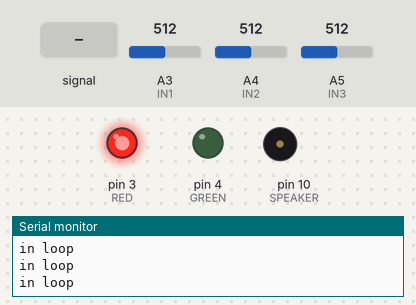
A sketch run on a simulated Arduino Uno, built with avr-gcc and run on an emulated ATmega328P. Parts: output pins drawn as LEDs (lit = HIGH), buzzer (waves = sounding), the last lines printed to the serial monitor. The inputs (shaded band) are chosen by the test bench; at power-on: A4 (IN2) = 512, A3 (IN1) = 512, A5 (IN3) = 512. Random numbers use the default seed unless the sketch sets one; pins used as bus, display or sensor lines are not drawn.

Above: at 1.2 s.
1.3 s: A3 (IN1) fed a 200 Hz sine of ±460 counts around its level
At 3.9 s:
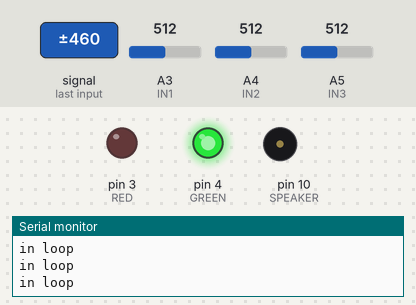
4.2 s: A4 (IN2) set to 106
5.7 s: A4 (IN2) set to 96
At 7.0 s:
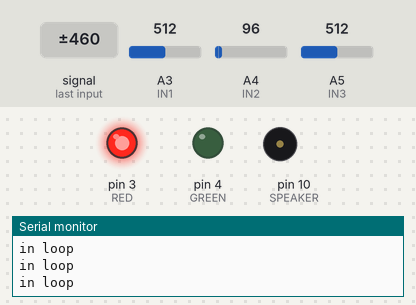
7.3 s: A4 (IN2) set to 122
At 8.5 s:
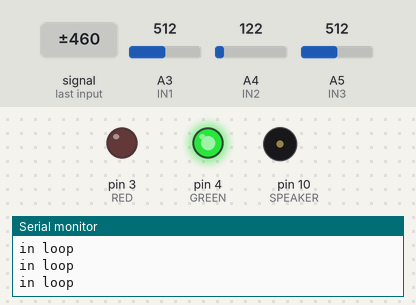
8.9 s: A4 (IN2) set to 90
At 15.0 s:
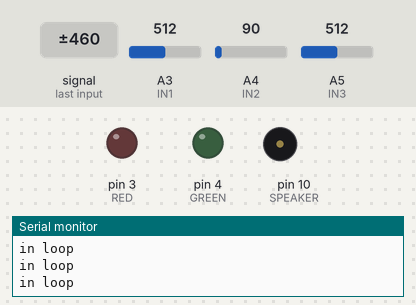
Timing chart, 0 to 17.5 s (numbered marks = the images above; inputs shaded):
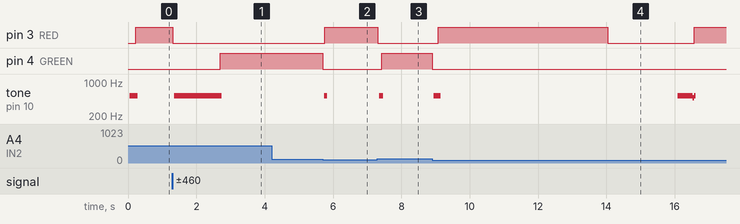

Measured:
- the behaviour switches between 101 and 100 on A4 (IN2) (found by bisection; images 1 and 2)
- after the input at 1.3 s, pin 3 (RED): HIGH → LOW at once; pin 4 (GREEN): LOW → HIGH after 1.4 s; tone on pin 10 (SPEAKER): silent → 523 Hz after 0.05 s, → silent 1.4 s later
- after the input at 4.2 s, every drawn part: stays the same
- after the input at 5.7 s, pin 3 (RED): LOW → HIGH after 0.06 s; pin 4 (GREEN): HIGH → LOW at once; tone on pin 10 (SPEAKER): silent → 523 Hz after 0.05 s, → silent 0.08 s later
- after the input at 7.3 s, pin 3 (RED): HIGH → LOW at once; pin 4 (GREEN): LOW → HIGH after 0.12 s; tone on pin 10 (SPEAKER): silent → 523 Hz after 0.05 s, → silent 0.12 s later
- after the input at 8.9 s, pin 3 (RED): LOW → HIGH after 0.18 s, → LOW 5.0 s later, → HIGH 2.5 s later

The sketch:

OPS_4.ino
```cpp
#define RED 3
#define GREEN 4
#define R 9
#define G 6
#define B 5
#define SPEAKER 10
#define IN1 17
#define IN2 18
#define IN3 19
#define p(msg) Serial.println(msg);


const float INITIAL_TIME = 10000;
const float DECREASE_RATE = 1;

void playBuzzer(int val, int time)
{
 for (int i = 0; i < time; i++)
 {
   digitalWrite(SPEAKER,127);
   delayMicroseconds(val);
   digitalWrite(SPEAKER,0);
   delayMicroseconds(900);
 }
}


int selectLED()
{
  int i = random()%5+3;
  if (i==7){return R;}
  return i;
}


void setup(){
  pinMode(RED,OUTPUT);
  pinMode(GREEN,OUTPUT);
  pinMode(R,OUTPUT);
  pinMode(G,OUTPUT);
  pinMode(B,OUTPUT);
  pinMode(SPEAKER,OUTPUT);
  pinMode(IN1,INPUT);
  pinMode(IN2,INPUT);
  pinMode(IN3,INPUT);
  Serial.begin(9600);
}

int buttonPressed(){
  float in1 = analogRead(IN1);
  float in2 = analogRead(IN2);
  float in3 = analogRead(IN3);
  if (in1 > 100){return IN1;}
  if(in2>100) {return IN2;}
  if(in3>100){return IN3;}
  return 0;
}

void allLightOff(){
  analogWrite(RED,0);
  analogWrite(GREEN,0);
  analogWrite(R,0);
  analogWrite(G,0);
  analogWrite(B,0);
}

int fadeLight(int light){
  int t = random()%256;
  allLightOff();
  for(int i = t;i>0;i--){
    analogWrite(light,i);
    delay(10);
    if (buttonPressed()){
      analogWrite(light,0);
      return 1;
    }
  }
  analogWrite(light,0);
  return 0;
}

void loop(){
  float in1 = analogRead(IN1);
  float in2 = analogRead(IN2);
  float in3 = analogRead(IN3);
  int b = 0;
  while(true){
    b = buttonPressed();
    if(b){allLightOff();break;}
    fadeLight(selectLED());
  }

  float totalTime = INITIAL_TIME;
  float timeLeft = totalTime;
  int litLED = selectLED();

  while (timeLeft > 0){
    b = buttonPressed();
    digitalWrite(litLED,HIGH);
    if((b==IN1 && (litLED==R || litLED==B || litLED==G)) || (b==IN2 && litLED==RED) || (b==IN3 && litLED==GREEN)){
      digitalWrite(litLED,LOW);
      p("in loop");
      playBuzzer(1000,30);
      litLED = selectLED();
      totalTime-=DECREASE_RATE;
      timeLeft = totalTime;
      continue;
    }
    delayMicroseconds(150);
    timeLeft--;
  }
allLightOff();
analogWrite(SPEAKER,255);
delay(2000);
  analogWrite(SPEAKER,0);
}
```
